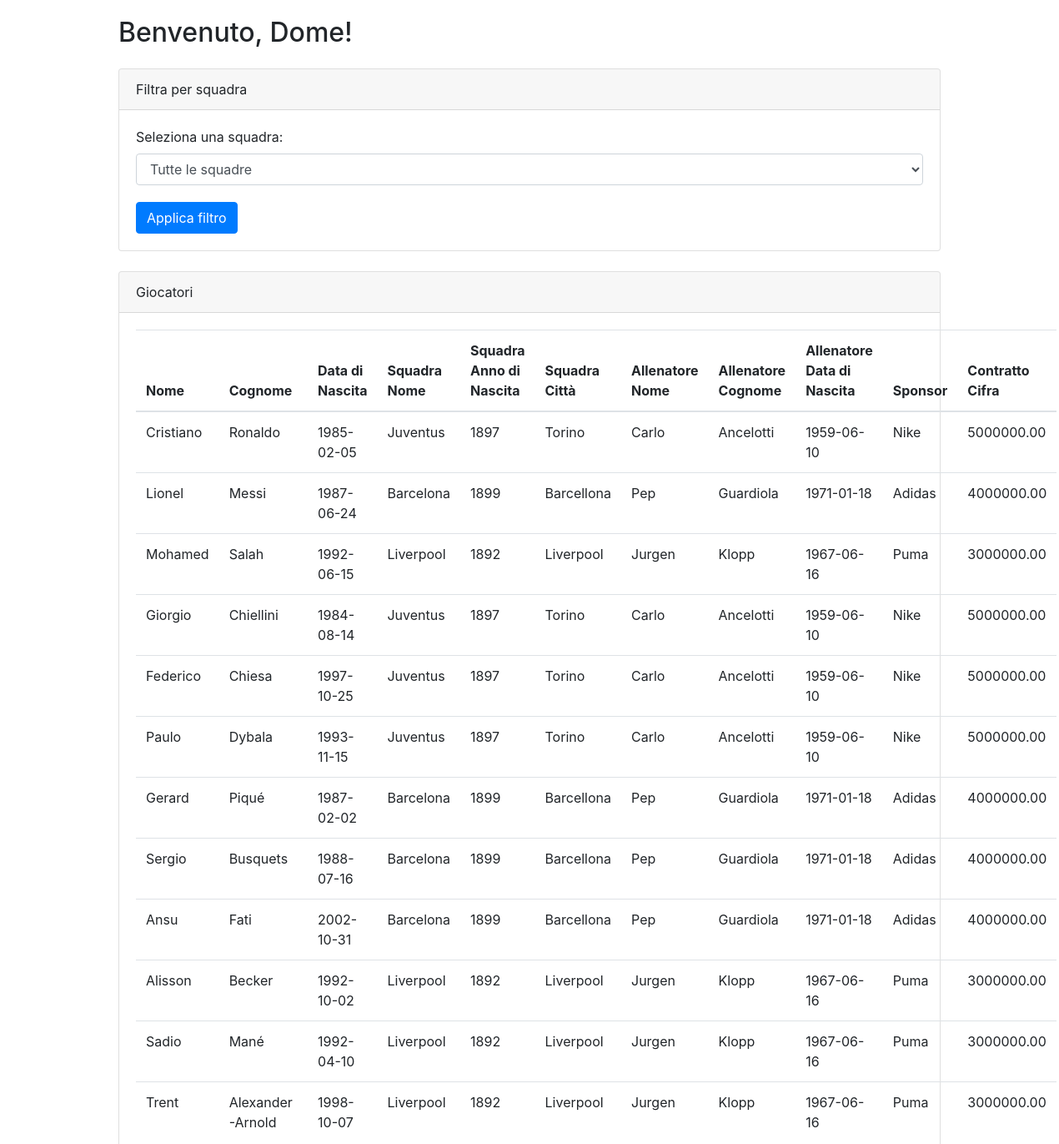
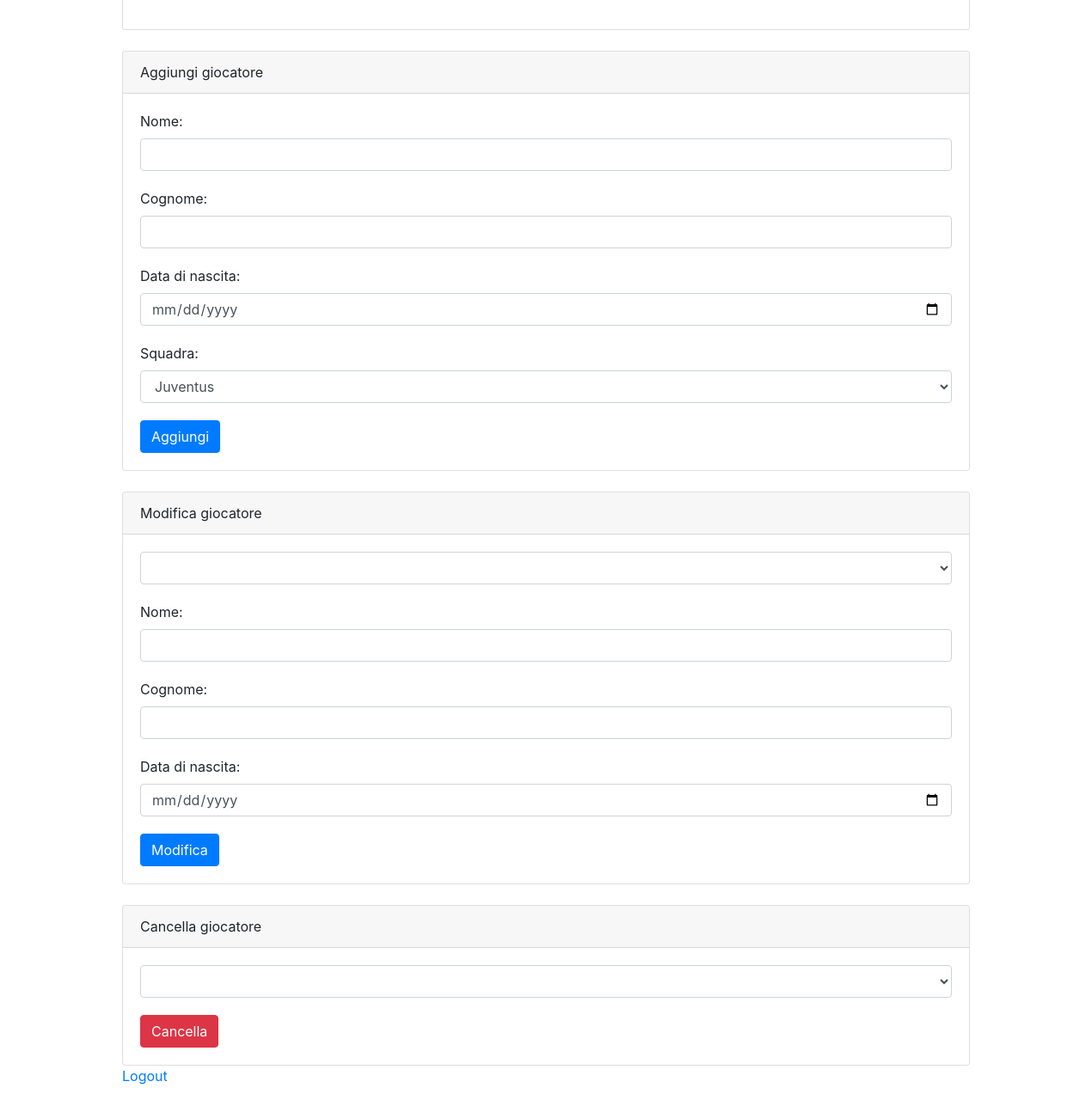
Page /dashboard.php (signed in) on the committed database (2 pictures, top to bottom).
### tables this page shows
CREATE TABLE `giocatore` (
  `ID` int(11) NOT NULL,
  `Nome` varchar(255) DEFAULT NULL,
  `Cognome` varchar(255) DEFAULT NULL,
  `Data_di_Nascita` date DEFAULT NULL,
  `Squadra_ID` int(11) DEFAULT NULL
);

CREATE TABLE `squadra` (
  `ID` int(11) NOT NULL,
  `Nome` varchar(255) DEFAULT NULL,
  `Anno_Nascita` int(11) DEFAULT NULL,
  `Citta` varchar(255) DEFAULT NULL,
  `Allenatore` int(11) DEFAULT NULL
);

CREATE TABLE `allenatore` (
  `ID` int(11) NOT NULL,
  `Nome` varchar(255) DEFAULT NULL,
  `Cognome` varchar(255) DEFAULT NULL,
  `Data_di_Nascita` date DEFAULT NULL
);

CREATE TABLE `sponsor` (
  `ID` int(11) NOT NULL,
  `Nome` varchar(255) DEFAULT NULL
);

CREATE TABLE `contratto` (
  `ID` int(11) NOT NULL,
  `Sponsor_ID` int(11) DEFAULT NULL,
  `Squadra_ID` int(11) DEFAULT NULL,
  `Cifra` decimal(10,2) DEFAULT NULL
);

### dashboard.php (the view, shortened to what this page needs)
<?php
include_once 'config.php';
function getSquadre() {
    global $pdo;
    $stmt = $pdo->query("SELECT * FROM Squadra");
    return $stmt->fetchAll(PDO::FETCH_ASSOC);
}
$squadre = getSquadre();
?>
<!DOCTYPE html>
<html lang="en">
<head>
    <link href="https://maxcdn.bootstrapcdn.com/bootstrap/4.5.2/css/bootstrap.min.css" rel="stylesheet">
</head>
<body>
    <div class="container">
        <h2 class="mb-4">Benvenuto, <?php echo $_SESSION['username']; ?>!</h2>
<div class="card mb-4">
    <div class="card-header">
        Filtra per squadra
    </div>
    <div class="card-body">
        <form method="POST">
            <div class="form-group">
                <label for="squadra_id">Seleziona una squadra:</label>
                <select class="form-control" name="squadra_id" id="squadra_id">
                    <option value="">Tutte le squadre</option>
                    <?php
                    $stmt = $pdo->query("SELECT * FROM Squadra");
                    ?>
                </select>
            </div>
            <button type="submit" class="btn btn-primary">Applica filtro</button>
        </form>
    </div>
</div>
<div class="card mb-4">
    <div class="card-header">
        Giocatori
    </div>
    <div class="card-body">
        <table class="table">
            <thead>
                <tr>
                    <th>Nome</th>
                    <th>Cognome</th>
                    <th>Data di Nascita</th>
                    <th>Squadra Nome</th>
                    <th>Squadra Anno di Nascita</th>
                    <th>Squadra Città</th>
                    <th>Allenatore Nome</th>
                    <th>Allenatore Cognome</th>
                    <th>Allenatore Data di Nascita</th>
                    <th>Sponsor</th>
                    <th>Contratto Cifra</th>
                </tr>
            </thead>
            <tbody>
                <?php
                if ($_SERVER["REQUEST_METHOD"] == "POST" && isset($_POST['squadra_id']) && $_POST['squadra_id'] != "") {
                    $squadra_id = $_POST['squadra_id'];
                    $query = "SELECT Giocatore.Nome AS Giocatore_Nome, Giocatore.Cognome AS Giocatore_Cognome, Giocatore.Data_di_Nascita AS Giocatore_Data_di_Nascita, Squadra.Nome AS Squadra_Nome, Squadra.Anno_Nascita AS Squadra_Anno_Nascita,  Squadra.Citta AS Squadra_Citta, Allenatore.Nome AS Allenatore_Nome, Allenatore.Cognome AS Allenatore_Cognome,  Allenatore.Data_di_Nascita AS Allenatore_Data_di_Nascita, Sponsor.Nome AS Sponsor_Nome, Contratto.Cifra AS Contratto_Cifra FROM Giocatore LEFT JOIN Squadra ON Giocatore.Squadra_ID = Squadra.ID LEFT JOIN Allenatore ON Squadra.Allenatore = Allenatore.ID LEFT JOIN Contratto ON Squadra.ID = Contratto.Squadra_ID LEFT JOIN Sponsor ON Contratto.Sponsor_ID = Sponsor.ID WHERE Squadra.ID = :squadra_id";
                    $stmt = $pdo->prepare($query);
                    $stmt->bindParam(':squadra_id', $squadra_id, PDO::PARAM_INT);
                    $stmt->execute();
                } else {
                    $stmt = $pdo->query("SELECT Giocatore.Nome AS Giocatore_Nome, Giocatore.Cognome AS Giocatore_Cognome, Giocatore.Data_di_Nascita AS Giocatore_Data_di_Nascita, Squadra.Nome AS Squadra_Nome, Squadra.Anno_Nascita AS Squadra_Anno_Nascita,  Squadra.Citta AS Squadra_Citta, Allenatore.Nome AS Allenatore_Nome, Allenatore.Cognome AS Allenatore_Cognome,  Allenatore.Data_di_Nascita AS Allenatore_Data_di_Nascita, Sponsor.Nome AS Sponsor_Nome, Contratto.Cifra AS Contratto_Cifra FROM Giocatore LEFT JOIN Squadra ON Giocatore.Squadra_ID = Squadra.ID LEFT JOIN Allenatore ON Squadra.Allenatore = Allenatore.ID LEFT JOIN Contratto ON Squadra.ID = Contratto.Squadra_ID LEFT JOIN Sponsor ON Contratto.Sponsor_ID = Sponsor.ID");
                }
                while ($row = $stmt->fetch(PDO::FETCH_ASSOC)) {
                    echo "<tr>";
                    echo "<td>" . $row['Giocatore_Nome'] . "</td>";
                    echo "<td>" . $row['Giocatore_Cognome'] . "</td>";
                    echo "<td>" . $row['Giocatore_Data_di_Nascita'] . "</td>";
                    echo "<td>" . $row['Squadra_Nome'] . "</td>";
                    echo "<td>" . $row['Squadra_Anno_Nascita'] . "</td>";
                    echo "<td>" . $row['Squadra_Citta'] . "</td>";
                    echo "<td>" . $row['Allenatore_Nome'] . "</td>";
                    echo "<td>" . $row['Allenatore_Cognome'] . "</td>";
                    echo "<td>" . $row['Allenatore_Data_di_Nascita'] . "</td>";
                    echo "<td>" . $row['Sponsor_Nome'] . "</td>";
                    echo "<td>" . $row['Contratto_Cifra'] . "</td>";
                    echo "</tr>";
                }
                ?>
            </tbody>
        </table>
    </div>
</div>
        <div class="card mb-4">
            <div class="card-header">
                Aggiungi giocatore
            </div>
            <div class="card-body">
                <form method="POST">
                    <div class="form-group">
                        <label for="nome">Nome:</label>
                        <input type="text" class="form-control" name="nome" required>
                    </div>
                    <div class="form-group">
                        <label for="cognome">Cognome:</label>
                        <input type="text" class="form-control" name="cognome" required>
                    </div>
                    <div class="form-group">
                        <label for="data_nascita">Data di nascita:</label>
                        <input type="date" class="form-control" name="data_nascita" required>
                    </div>
                    <div class="form-group">
                        <label for="squadra_id">Squadra:</label>
                        <select class="form-control" name="squadra_id" required>
                            <?php foreach ($squadre as $squadra): ?>
                                <option value="<?php echo $squadra['ID']; ?>"><?php echo $squadra['Nome']; ?></option>
                            <?php endforeach; ?>
                        </select>
                    </div>
                    <button type="submit" class="btn btn-primary" name="add">Aggiungi</button>
                </form>
            </div>
        </div>
        <div class="card mb-4">
            <div class="card-header">
                Modifica giocatore
            </div>
            <div class="card-body">
                <form method="POST">
                    <div class="form-group">
                        <select class="form-control" name="giocatore_id" required>
                        </select>
                    </div>
                    <div class="form-group">
                        <label for="nome">Nome:</label>
                        <input type="text" class="form-control" name="nome" required>
                    </div>
                    <div class="form-group">
                        <label for="cognome">Cognome:</label>
                        <input type="text" class="form-control" name="cognome" required>
                    </div>
                    <div class="form-group">
                        <label for="data_nascita">Data di nascita:</label>
                        <input type="date" class="form-control" name="data_nascita" required>
                    </div>
                    <button type="submit" class="btn btn-primary" name="edit">Modifica</button>
                </form>
            </div>
        </div>
        <div class="card">
            <div class="card-header">
                Cancella giocatore
            </div>
            <div class="card-body">
                <form method="POST">
                    <div class="form-group">
                        <select class="form-control" name="giocatore_id" required>
                        </select>
                    </div>
                    <button type="submit" class="btn btn-danger" name="delete">Cancella</button>
                </form>
            </div>
        </div>
        <p><a href="logout.php">Logout</a></p>
    </div>
</body>
</html>

### dashboard.php (style rules this page uses)
body { padding-top: 20px; }
.container { max-width: 80%; }
.form-group { margin-bottom: 20px; }

### rows in the picture
giocatore: Nome "Cristiano", Cognome "Ronaldo", Data_di_Nascita "1985-02-05", Squadra_ID.Nome "Juventus", Squadra_ID.Anno_Nascita "1897", Squadra_ID.Citta "Torino", allenatore.Nome "Carlo", allenatore.Cognome "Ancelotti", allenatore.Data_di_Nascita "1959-06-10", sponsor.Nome "Nike", contratto.Cifra "5000000.00"
giocatore: Nome "Lionel", Cognome "Messi", Data_di_Nascita "1987-06-24", Squadra_ID.Nome "Barcelona", Squadra_ID.Anno_Nascita "1899", Squadra_ID.Citta "Barcellona", allenatore.Nome "Pep", allenatore.Cognome "Guardiola", allenatore.Data_di_Nascita "1971-01-18", sponsor.Nome "Adidas", contratto.Cifra "4000000.00"
giocatore: Nome "Mohamed", Cognome "Salah", Data_di_Nascita "1992-06-15", Squadra_ID.Nome "Liverpool", Squadra_ID.Anno_Nascita "1892", Squadra_ID.Citta "Liverpool", allenatore.Nome "Jurgen", allenatore.Cognome "Klopp", allenatore.Data_di_Nascita "1967-06-16", sponsor.Nome "Puma", contratto.Cifra "3000000.00"
giocatore: Nome "Giorgio", Cognome "Chiellini", Data_di_Nascita "1984-08-14", Squadra_ID.Nome "Juventus", Squadra_ID.Anno_Nascita "1897", Squadra_ID.Citta "Torino", allenatore.Nome "Carlo", allenatore.Cognome "Ancelotti", allenatore.Data_di_Nascita "1959-06-10", sponsor.Nome "Nike", contratto.Cifra "5000000.00"
giocatore: Nome "Federico", Cognome "Chiesa", Data_di_Nascita "1997-10-25", Squadra_ID.Nome "Juventus", Squadra_ID.Anno_Nascita "1897", Squadra_ID.Citta "Torino", allenatore.Nome "Carlo", allenatore.Cognome "Ancelotti", allenatore.Data_di_Nascita "1959-06-10", sponsor.Nome "Nike", contratto.Cifra "5000000.00"
giocatore: Nome "Paulo", Cognome "Dybala", Data_di_Nascita "1993-11-15", Squadra_ID.Nome "Juventus", Squadra_ID.Anno_Nascita "1897", Squadra_ID.Citta "Torino", allenatore.Nome "Carlo", allenatore.Cognome "Ancelotti", allenatore.Data_di_Nascita "1959-06-10", sponsor.Nome "Nike", contratto.Cifra "5000000.00"
giocatore: Nome "Gerard", Cognome "Piqué", Data_di_Nascita "1987-02-02", Squadra_ID.Nome "Barcelona", Squadra_ID.Anno_Nascita "1899", Squadra_ID.Citta "Barcellona", allenatore.Nome "Pep", allenatore.Cognome "Guardiola", allenatore.Data_di_Nascita "1971-01-18", sponsor.Nome "Adidas", contratto.Cifra "4000000.00"
giocatore: Nome "Sergio", Cognome "Busquets", Data_di_Nascita "1988-07-16", Squadra_ID.Nome "Barcelona", Squadra_ID.Anno_Nascita "1899", Squadra_ID.Citta "Barcellona", allenatore.Nome "Pep", allenatore.Cognome "Guardiola", allenatore.Data_di_Nascita "1971-01-18", sponsor.Nome "Adidas", contratto.Cifra "4000000.00"
giocatore: Nome "Ansu", Cognome "Fati", Data_di_Nascita "2002-10-31", Squadra_ID.Nome "Barcelona", Squadra_ID.Anno_Nascita "1899", Squadra_ID.Citta "Barcellona", allenatore.Nome "Pep", allenatore.Cognome "Guardiola", allenatore.Data_di_Nascita "1971-01-18", sponsor.Nome "Adidas", contratto.Cifra "4000000.00"
giocatore: Nome "Alisson", Cognome "Becker", Data_di_Nascita "1992-10-02", Squadra_ID.Nome "Liverpool", Squadra_ID.Anno_Nascita "1892", Squadra_ID.Citta "Liverpool", allenatore.Nome "Jurgen", allenatore.Cognome "Klopp", allenatore.Data_di_Nascita "1967-06-16", sponsor.Nome "Puma", contratto.Cifra "3000000.00"
giocatore: Nome "Sadio", Cognome "Mané", Data_di_Nascita "1992-04-10", Squadra_ID.Nome "Liverpool", Squadra_ID.Anno_Nascita "1892", Squadra_ID.Citta "Liverpool", allenatore.Nome "Jurgen", allenatore.Cognome "Klopp", allenatore.Data_di_Nascita "1967-06-16", sponsor.Nome "Puma", contratto.Cifra "3000000.00"
giocatore: Nome "Trent", Cognome "Alexander-Arnold", Data_di_Nascita "1998-10-07", Squadra_ID.Nome "Liverpool", Squadra_ID.Anno_Nascita "1892", Squadra_ID.Citta "Liverpool", allenatore.Nome "Jurgen", allenatore.Cognome "Klopp", allenatore.Data_di_Nascita "1967-06-16", sponsor.Nome "Puma", contratto.Cifra "3000000.00"

### other values in the picture
$_SESSION['username'] "Dome"
form field squadra_id "Juventus"
